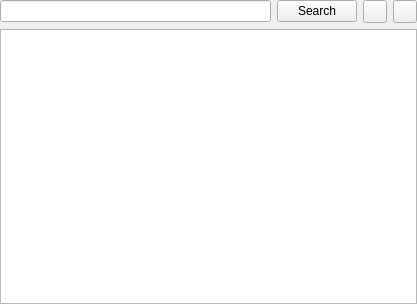
<?xml version="1.0" encoding="UTF-8"?>
<ui version="4.0">
 <class>CoverDialog</class>
 <widget class="QWidget" name="CoverDialog">
  <property name="geometry">
   <rect>
    <x>0</x>
    <y>0</y>
    <width>417</width>
    <height>304</height>
   </rect>
  </property>
  <layout class="QGridLayout" name="gridLayout">
   <property name="margin">
    <number>0</number>
   </property>
   <item row="0" column="0">
    <widget class="LineEdit" name="query"/>
   </item>
   <item row="0" column="1">
    <widget class="QPushButton" name="search">
     <property name="text">
      <string>Search</string>
     </property>
    </widget>
   </item>
   <item row="0" column="2">
    <widget class="QToolButton" name="addFileButton">
     <property name="toolTip">
      <string>Add a local file</string>
     </property>
    </widget>
   </item>
   <item row="0" column="3">
    <widget class="QToolButton" name="configureButton">
     <property name="toolTip">
      <string>Configure</string>
     </property>
    </widget>
   </item>
   <item row="1" column="0" colspan="4">
    <widget class="QListWidget" name="list"/>
   </item>
  </layout>
 </widget>
 <customwidgets>
  <customwidget>
   <class>LineEdit</class>
   <extends>QLineEdit</extends>
   <header>support/lineedit.h</header>
  </customwidget>
  </customwidgets>
 <resources/>
 <connections/>
</ui>
